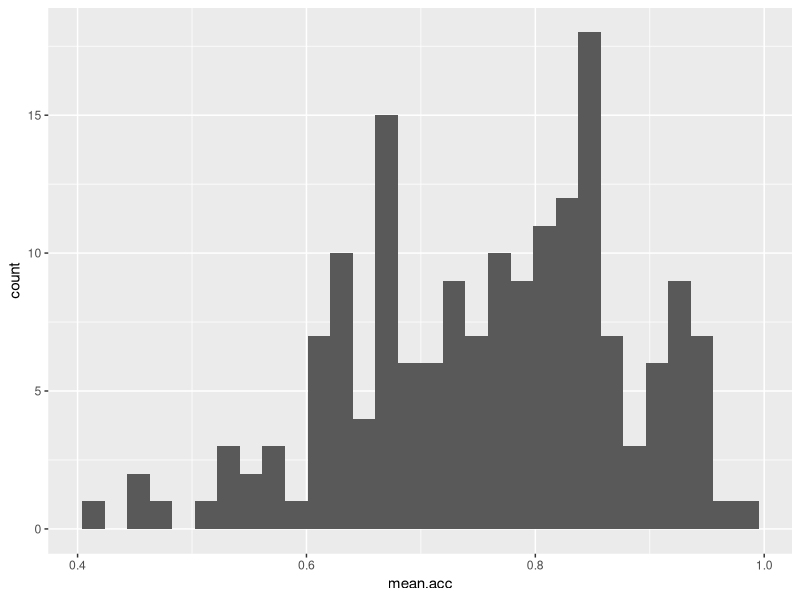
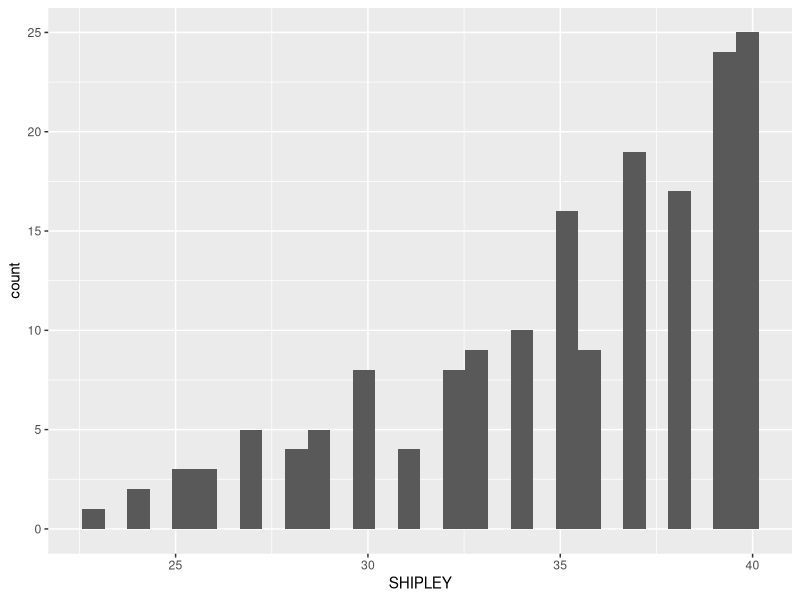
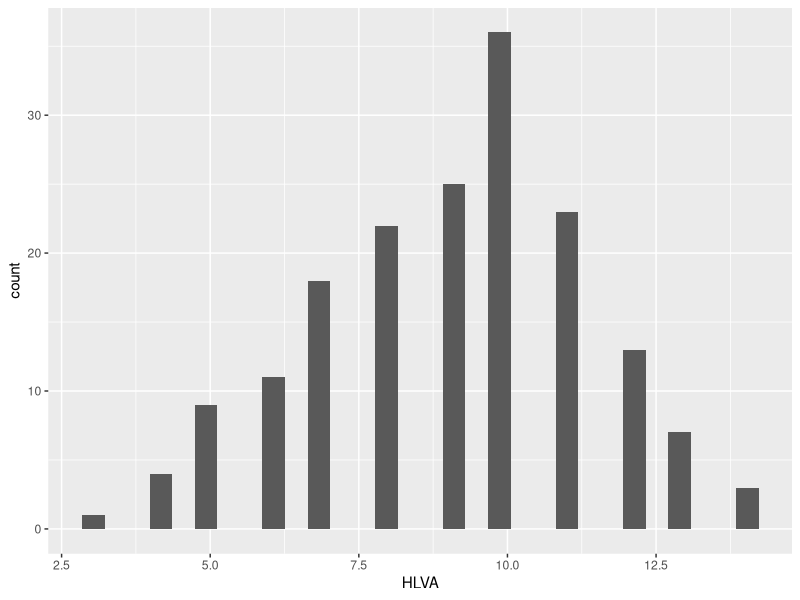
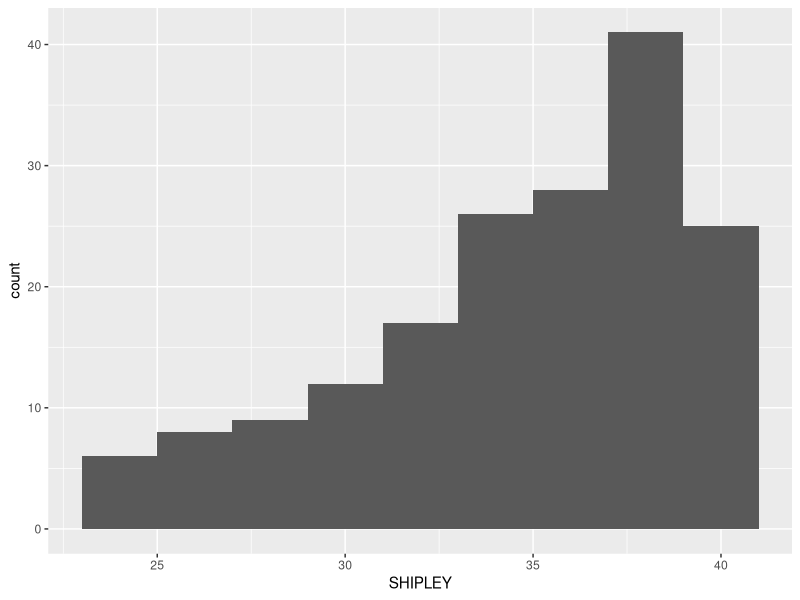
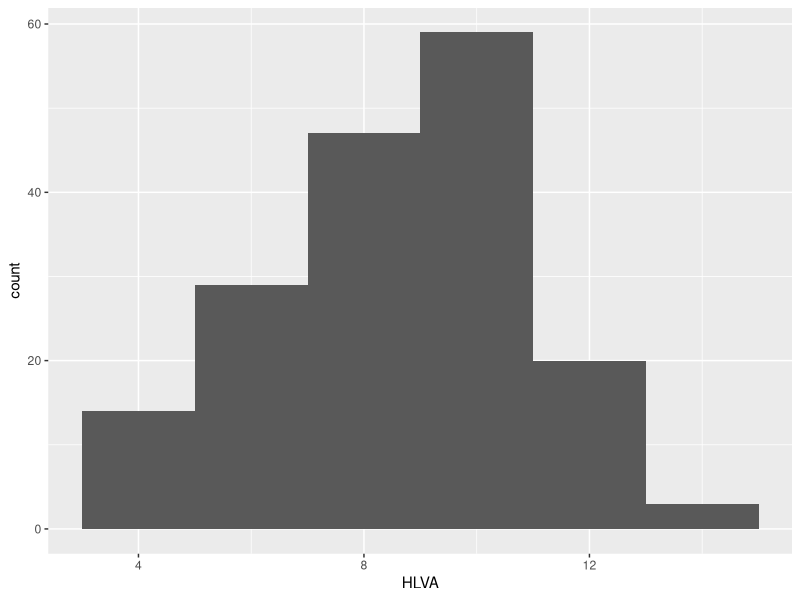
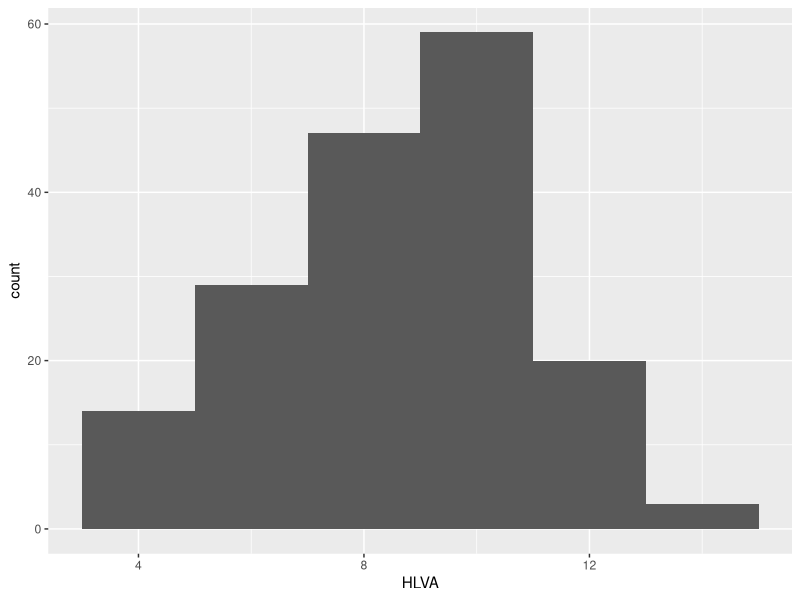
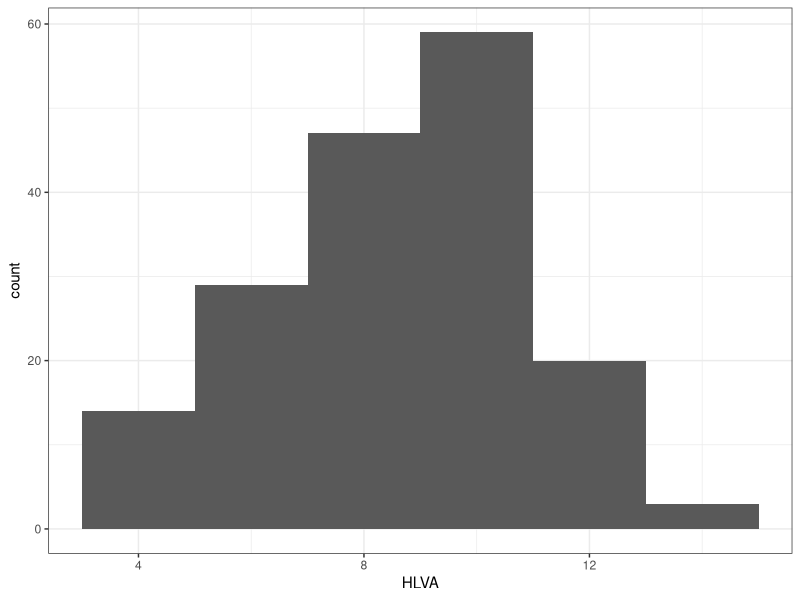
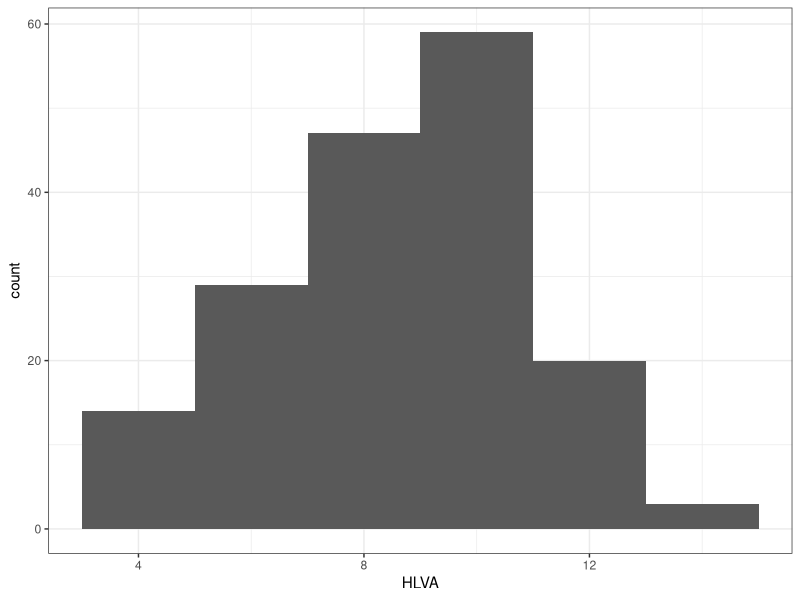

Generate these figures, in order, with R:
## ---- chunk 1
knitr::opts_chunk$set(echo = TRUE)
## ---- chunk 2
rm(list=ls())                            
## ---- chunk 3
library("tidyverse")
## ---- chunk 4
study.two.gen <- read_csv("study-two-general-participants.csv")
## ---- chunk 5
summary(study.two.gen)
## ---- chunk 6
study.two.gen$ETHNICITY <- as.factor(study.two.gen$ETHNICITY)
## ---- chunk 7
summary(study.two.gen)
## ---- chunk 8
ggplot(data = study.two.gen, aes(x = mean.acc)) + geom_histogram()
## ---- chunk 9
ggplot(data = study.two.gen, aes(x = SHIPLEY)) + geom_histogram()
ggplot(data = study.two.gen, aes(x = HLVA)) + geom_histogram()
## ---- chunk 10
ggplot(data = study.two.gen, aes(x = SHIPLEY)) + geom_histogram(binwidth = 2)
ggplot(data = study.two.gen, aes(x = HLVA)) + geom_histogram(binwidth = 2)
## ---- chunk 11
ggplot(data = study.two.gen, aes(x = HLVA)) + 
  geom_histogram(binwidth = 2)
## ---- chunk 12
ggplot(data = study.two.gen, aes(x = HLVA)) + 
  geom_histogram(binwidth = 2) +
  theme_bw()
## ---- chunk 13
ggplot(data = study.two.gen, aes(x = HLVA)) + 
  geom_histogram(binwidth = 2) +
  theme_bw() +
  labs(x = "HLVA", y = "count")
## ---- chunk 14
ggplot(data = study.two.gen, aes(x = HLVA, y = mean.acc)) +
  geom_point()
## ---- chunk 15
ggplot(data = study.two.gen, aes(x = mean.self, y = mean.acc)) +
  geom_point()  
## ---- chunk 16
ggplot(data = study.two.gen, aes(x = AGE, y = mean.acc)) +
  geom_point() 
## ---- chunk 17
ggplot(data = study.two.gen, aes(x = SHIPLEY, y = mean.acc)) +
  geom_point()  
## ---- chunk 18
ggplot(data = study.two.gen, aes(x = HLVA, y = mean.acc)) +
  geom_point() 
## ---- chunk 19
ggplot(data = study.two.gen, aes(x = FACTOR3, y = mean.acc)) +
  geom_point() 
## ---- chunk 20
ggplot(data = study.two.gen, aes(x = QRITOTAL, y = mean.acc)) +
  geom_point() 
## ---- chunk 21
ggplot(data = study.two.gen, aes(x = HLVA, y = mean.acc)) +
  geom_point(alpha = 0.5, size = 2, colour = "red") 
## ---- chunk 22
ggplot(data = study.two.gen, aes(x = HLVA, y = mean.acc)) +
  geom_point(alpha = 0.5, size = 2, colour = "red")   +
  theme_bw()
## ---- chunk 23
ggplot(data = study.two.gen, aes(x = HLVA, y = mean.acc)) +
  geom_point(alpha = 0.5, size = 2, colour = "red")   +
  theme_bw() +
  labs(x = "HLVA", y = "mean accuracy")
## ---- chunk 24
cor.test(study.two.gen$HLVA, study.two.gen$mean.acc, method = "pearson",  alternative = "two.sided")
## ---- chunk 25
cor.test(study.two.gen$mean.self, study.two.gen$mean.acc, method = "pearson",  alternative = "two.sided")
## ---- chunk 26
cor.test(study.two.gen$AGE, study.two.gen$mean.acc, method = "pearson",  alternative = "two.sided")
## ---- chunk 27
cor.test(study.two.gen$QRITOTAL, study.two.gen$mean.acc, method = "pearson",  alternative = "two.sided")
## ---- chunk 28
cor.test(study.two.gen$SHIPLEY, study.two.gen$mean.acc, method = "pearson",  alternative = "two.sided")
